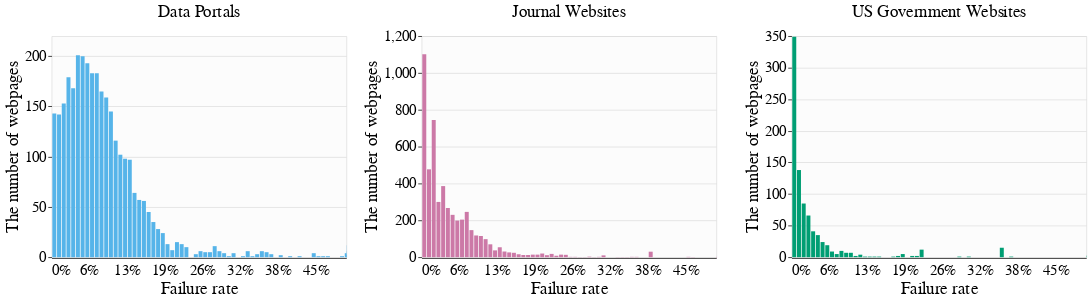

The cell this chart's notebook holds for it:
### Code cell
with alt.data_transformers.enable("vegafusion"):
    df_pages['baseline'] = BASELINE
    
    plot = alt.Chart(
       df_pages
    ).mark_bar(
        
    ).encode(
        alt.X('failure_rate:Q', title='Failure rate').bin(extent=[0, 1], step=0.008).scale(domain=[0, 0.5], clamp=True).axis(format='%', zindex=1, tickCount=3, tickColor='white', offset=-10),
        alt.Y('count()', title="The number of webpages").scale(type='linear').axis(tickCount=5),
        alt.Color('resource_category:N', legend=None).scale(domain=list(COLORS.keys()), range=list(COLORS.values())),
        alt.Column('resource_category:N', title=None)
    ).properties(
        height=300,
        width=400
    )

     
    # gov = plot.mark_rule(
    #     color='black',
    #     size=1,
    #     strokeDash=[4, 4]
    # ).encode(
    #     x=alt.X(f'baseline:Q', title="The number of webpages"),
    #     y=alt.Y(),
    #     # alt.Size(),
    #     # alt.YOffset(),
    #     color=alt.value('black')
    # ).transform_calculate(
    #     baseline=f"{BASELINE}"
    # )

    # plot = alt.layer(plot, gov)
    plot = plot.resolve_scale(y='independent')
    # plot = (plot + gov).facet(column=)
    
    """
    Save for the manuscript figures and website plots
    """
    plot.save(f'../data/{TIME_STAMP_FOLDER_NAME}/figures/histogram.png', scale_factor=8)
    # plot.save(f'../data/{TIME_STAMP_FOLDER_NAME}/website/histogram.json') # large data cannot be inlined

    # plot.resolve_scale(y='independent').display()
    plot.display()

### Figure 1 — Vega specification as saved in the notebook (floating-point values rounded to 4 significant figures; data arrays with more than 128 entries replaced by an {"elided": "..."} marker saying what was removed)
{"$schema": "https://vega.github.io/schema/vega/v5.json", "data": [{"name": "source_0", "values": {"elided": "148 records"}}, {"name": "column_domain", "values": [{"resource_category": "Data Portals", "count": 62}, {"resource_category": "US Government Websites", "count": 32}, {"resource_category": "Journal Websites", "count": 54}]}], "signals": [{"name": "child_bin_extent_0_1_step_0_008_failure_rate_bins", "value": {"fields": ["failure_rate"], "fname": "bin_failure_rate", "start": 0.0, "step": 0.008, "stop": 1.0}}, {"name": "child_width", "value": 400}, {"name": "child_height", "value": 300}], "marks": [{"type": "group", "name": "column_header", "from": {"data": "column_domain"}, "sort": {"field": "datum[\"resource_category\"]", "order": "ascending"}, "encode": {"update": {"width": {"signal": "child_width"}}}, "title": {"text": {"signal": "isValid(parent[\"resource_category\"]) ? parent[\"resource_category\"] : \"\"+parent[\"resource_category\"]"}, "fontSize": 23, "fontWeight": 400, "offset": 10, "frame": "group", "style": "guide-label"}, "role": "column-header"}, {"type": "group", "name": "column_footer", "from": {"data": "column_domain"}, "sort": {"field": "datum[\"resource_category\"]", "order": "ascending"}, "encode": {"update": {"width": {"signal": "child_width"}}}, "axes": [{"scale": "x", "orient": "bottom", "labelFlush": true, "labelOverlap": true, "offset": -10, "tickCount": 3, "title": "Failure rate", "format": "%", "grid": false, "tickColor": "white", "zindex": 1}], "role": "column-footer"}, {"type": "group", "name": "cell", "from": {"facet": {"data": "source_0", "name": "facet", "groupby": ["resource_category"]}}, "sort": {"field": ["datum[\"resource_category\"]"], "order": ["ascending"]}, "encode": {"update": {"width": {"signal": "child_width"}, "height": {"signal": "child_height"}}}, "marks": [{"type": "rect", "name": "child_marks", "from": {"data": "facet"}, "encode": {"update": {"fill": {"field": "resource_category", "scale": "color"}, "ariaRoleDescription": {"value": "bar"}, "y": {"field": "__count_end", "scale": "child_y"}, "description": {"signal": "\"Failure rate: \" + (!isValid(datum[\"bin_extent_0_1_step_0_008_failure_rate\"]) || !isFinite(+datum[\"bin_extent_0_1_step_0_008_failure_rate\"]) ? \"null\" : format(datum[\"bin_extent_0_1_step_0_008_failure_rate\"], \"%\") + \" – \" + format(datum[\"bin_extent_0_1_step_0_008_failure_rate_end\"], \"%\")) + \"; The number of webpages: \" + (format(datum[\"__count\"], \"\")) + \"; resource_category: \" + (isValid(datum[\"resource_category\"]) ? datum[\"resource_category\"] : \"\"+datum[\"resource_category\"])"}, "y2": {"field": "__count_start", "scale": "child_y"}, "x2": {"field": "bin_extent_0_1_step_0_008_failure_rate", "scale": "x", "offset": {"signal": "0.5 + (abs(scale(\"x\", datum[\"bin_extent_0_1_step_0_008_failure_rate_end\"]) - scale(\"x\", datum[\"bin_extent_0_1_step_0_008_failure_rate\"])) < 0.25 ? -0.5 * (0.25 - (abs(scale(\"x\", datum[\"bin_extent_0_1_step_0_008_failure_rate_end\"]) - scale(\"x\", datum[\"bin_extent_0_1_step_0_008_failure_rate\"])))) : 0.5)"}}, "x": {"field": "bin_extent_0_1_step_0_008_failure_rate_end", "scale": "x", "offset": {"signal": "0.5 + (abs(scale(\"x\", datum[\"bin_extent_0_1_step_0_008_failure_rate_end\"]) - scale(\"x\", datum[\"bin_extent_0_1_step_0_008_failure_rate\"])) < 0.25 ? 0.5 * (0.25 - (abs(scale(\"x\", datum[\"bin_extent_0_1_step_0_008_failure_rate_end\"]) - scale(\"x\", datum[\"bin_extent_0_1_step_0_008_failure_rate\"])))) : -0.5)"}}}}, "style": ["bar"]}], "scales": [{"name": "child_y", "type": "linear", "domain": {"data": "facet", "fields": ["__count_start", "__count_end"]}, "range": [{"signal": "child_height"}, 0], "nice": true, "zero": true}], "axes": [{"scale": "child_y", "ticks": false, "maxExtent": 0, "minExtent": 0, "zindex": 0, "tickCount": 5, "domain": false, "aria": false, "orient": "left", "grid": true, "labels": false, "gridScale": "x"}, {"scale": "child_y", "orient": "left", "grid": false, "title": "The number of webpages", "tickCount": 5, "labelOverlap": true, "zindex": 0}], "style": "cell"}], "scales": [{"name": "x", "type": "linear", "domain": [0, 0.5], "range": [0, {"signal": "child_width"}], "bins": {"signal": "child_bin_extent_0_1_step_0_008_failure_rate_bins"}, "zero": true, "clamp": true}, {"name": "color", "type": "ordinal", "domain": ["Data Portals", "Journal Websites", "US Government Websites"], "range": ["#56B4E9", "#CC79A7", "#009E73"]}], "background": "white", "layout": {"padding": 20, "columns": {"signal": "length(data('column_domain'))"}, "bounds": "full", "align": "all"}, "config": {"axis": {"titleFontSize": 23, "titleFontWeight": 400, "labelFontSize": 20, "labelFontWeight": 400, "labelLimit": 1000, "domainWidth": 1.5, "domainColor": "black", "tickColor": "black", "domain": false}, "axisX": {"domain": true}, "legend": {"titleFontSize": 23, "titleFontWeight": 400, "labelFontSize": 23, "labelLimit": 1000, "strokeColor": "#F4F6F7", "padding": 15}, "style": {"cell": {"fill": "#FCFCFC"}, "group-title": {"dy": 1, "fontSize": 22, "fontWeight": 400, "align": "center"}, "group-subtitle": {"align": "center", "dy": 1}}, "title": {"subtitleColor": "grey", "subtitleFontSize": 22}}, "padding": 5}
